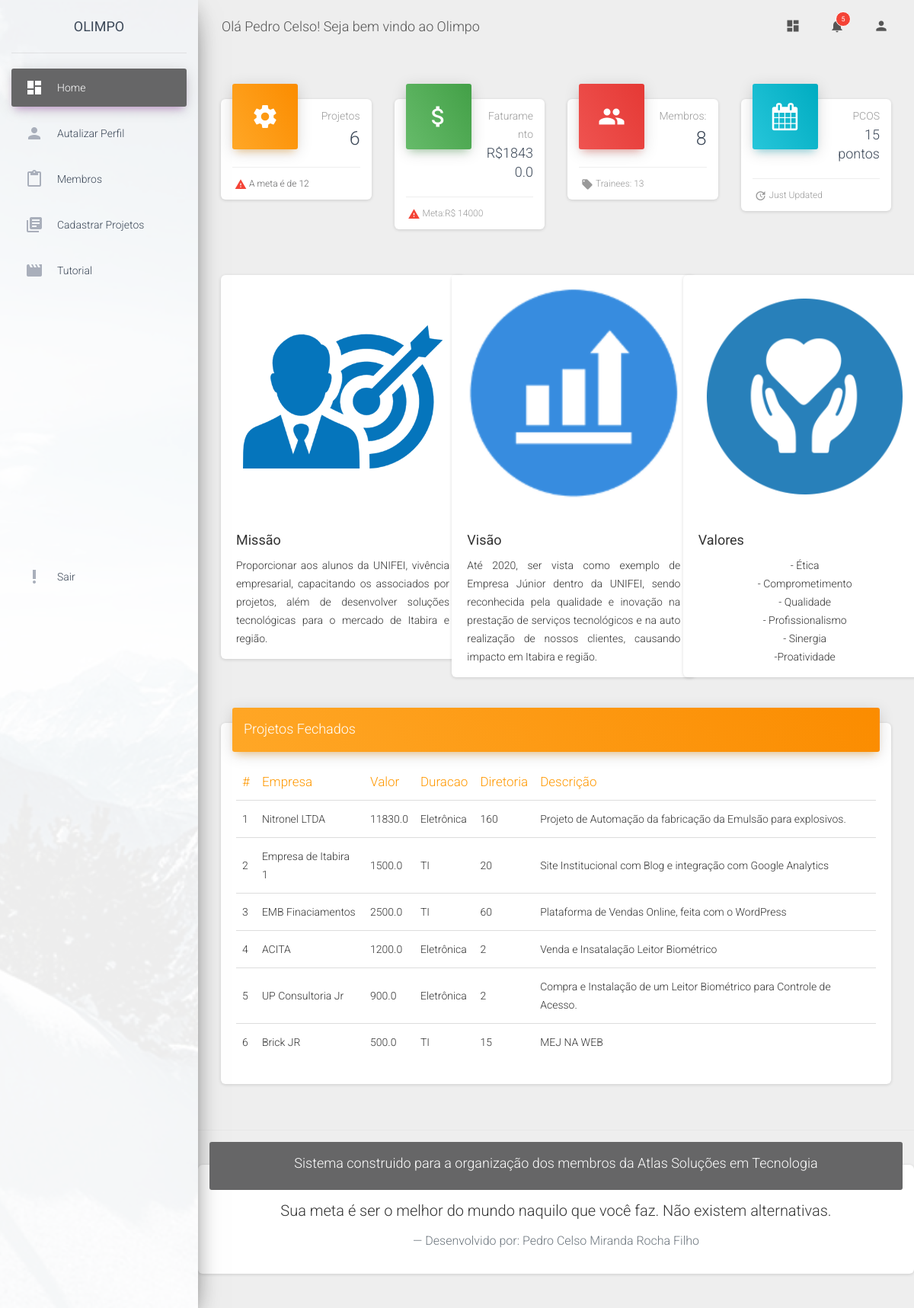
Page /home (signed in) on the committed database.
### app/models/tables.py (models this page shows, shortened)
class User(db.Model):
    __tablename__ = "users"
    id = db.Column(db.Integer, primary_key=True)
    username = db.Column(db.String, unique=True)
    password = db.Column(db.String, unique=True)
    name = db.Column(db.String, nullable=False)
    email = db.Column(db.String)
    cpf = db.Column(db.String)
    diretoria=db.Column(db.String)
    email_p = db.Column(db.String)
    cidade = db.Column(db.String)
    pais = db.Column(db.String)
    endereco = db.Column(db.String)
    sobrenome = db.Column(db.String)
    sobre_mim = db.Column(db.Text)
    data_aniver = db.Column(db.String)
    image = db.Column(db.String)
    cep = db.Column(db.String)
    cargo = db.Column(db.String)
    @property
    def is_authenticated(self):
        return True

class Projetos(db.Model):
    __tablename__ = "projetos"
    id = db.Column(db.Integer, primary_key=True)
    diretoria = db.Column(db.String)
    content = db.Column(db.Text)
    empresa = db.Column(db.String)
    valor = db.Column(db.Float)
    user_id = db.Column(db.Integer, db.ForeignKey('users.id'))
    user = db.relationship('User', foreign_keys=user_id)
    duracao = db.Column(db.String)

### app/controllers/defaut.py (the view)
@app.route("/home/<info>")
@app.route("/home", defaults={"info":None})
@login_required
def home(info):
    projt = Projetos.query.filter_by().all()
    soma =0
    cont1 =0
    for projt1 in projt:
        soma = projt1.valor + soma
        cont1 = cont1 +1
    membros = User.query.filter_by().all()
    cont = 0
    for x in membros:
        cont = cont +1
    return render_template("dashboard.html", projt=projt, soma = soma,cont=cont,cont1=cont1, nome = session["kkk"])

### app/controllers/defaut.py (called while the page is built)
@lm.user_loader
def load_user(id):
    return User.query.filter_by(id=id).first()

### app/templates/dashboard.html
{% extends 'base.html' %}
{%block content%}
      <div class="content">
        <div class="container-fluid">
          <div class="row">
            <div class="col-lg-3 col-md-6 col-sm-6">
              <div class="card card-stats">
                <div class="card-header card-header-warning card-header-icon">
                  <div class="card-icon">
                    <i class="material-icons">settings</i>
                  </div>
                  <p class="card-category">Projetos</p>
                  <h3 class="card-title ">{{cont1}}</h3>
                </div>
                <div class="card-footer">
                  <div class="stats">
                    <i class="material-icons text-danger">warning</i>
                    <a href="#home">A meta é de 12</a>
                  </div>
                </div>
              </div>
            </div>
            <div class="col-lg-3 col-md-6 col-sm-6">
              <div class="card card-stats">
                <div class="card-header card-header-success card-header-icon">
                  <div class="card-icon">
                    <i class="material-icons">attach_money</i>
                  </div>
                  <p class="card-category">Faturamento</p>
                  <h4 class="card-title">R${{soma}}</h4>
                </div>
                <div class="card-footer">
                  <div class="stats">
                    <i class="material-icons text-danger">warning</i> Meta:R$ 14000
                  </div>
                </div>
              </div>
            </div>
            <div class="col-lg-3 col-md-6 col-sm-6">
              <div class="card card-stats">
                <div class="card-header card-header-danger card-header-icon">
                  <div class="card-icon">
                    <i class="material-icons">group</i>
                  </div>
                  <p class="card-category">Membros:</p>
                  <h3 class="card-title">{{cont}}</h3>
                </div>
                <div class="card-footer">
                  <div class="stats">
                    <i class="material-icons">local_offer</i> Trainees: 13
                  </div>
                </div>
              </div>
            </div>
            <div class="col-lg-3 col-md-6 col-sm-6">
              <div class="card card-stats">
                <div class="card-header card-header-info card-header-icon">
                  <div class="card-icon">
                    <i class="fa fa-calendar"></i>
                  </div>
                  <p class="card-category">PCOS</p>
                  <h4 class="card-title">15 pontos <br></h4>
                </div>
                <div class="card-footer">
                  <div class="stats">
                    <i class="material-icons">update</i> Just Updated
                  </div>
                </div>
              </div>
            </div>
          </div>
          <div class="row">
            <div class="col-md-4">
                <div class="card" style="width: 20rem;">
                    <img class="card-img-top" src="{{url_for('static',filename='assets/img/missao.png')}}" alt="Card image cap">
                    <div class="card-body">
                        <h4><b>Missão</b></h4>
                      <p class="card-text" style="text-align: justify">Proporcionar aos alunos da UNIFEI, vivência empresarial, capacitando os associados por projetos, além de desenvolver soluções tecnológicas para o mercado de Itabira e região.</p>
                    </div>
                  </div>
            </div>
            <div class="col-md-4">
                <div class="card" style="width: 20rem;">
                    <img class="card-img-top style" src="{{url_for('static',filename='assets/img/visao.png')}}" alt="Card image cap">
                    <div class="card-body">
                      <h4><b>Visão</b></h4>
                      <p class="card-text" style="text-align: justify">Até 2020, ser vista como exemplo de Empresa Júnior dentro da UNIFEI, sendo reconhecida pela qualidade e inovação na prestação de serviços tecnológicos e na auto realização de nossos clientes, causando impacto em Itabira e região. </p>
                    </div>
                  </div>
            </div>
            <div class="col-md-4">
                <div class="card" style="width: 20rem;">
                    <img class="card-img-top" src="{{url_for('static',filename='assets/img/valores.png')}}" alt="Card image cap">
                    <div class="card-body">
                      <h4><b>Valores</b></h4>
                      <p class="card-text" style="text-align: center">- Ética <br> - Comprometimento <br> - Qualidade <br> - Profissionalismo <br> - Sinergia <br> -Proatividade</p>
                    </div>
                  </div>
          </div>
          </div>
          <div class="row">
            <div class="col-lg-12 col-md-12">
              <div class="card" id="tabela">
                <div class="card-header card-header-warning">
                  <h4 class="card-title">Projetos Fechados</h4>
                </div>
                <div class="card-body table-responsive">
                  <table class="table table-hover">
                    <thead class="text-warning">
                      <th>#</th>
                      <th>Empresa</th>
                      <th>Valor</th>
                      <th>Duracao</th>
                      <th>Diretoria</th>
                      <th>Descrição</th>
                    </thead>
                    <tbody>
                      {% for projt1 in projt %}
                        <tr>
                          <td>{{projt1.id}}</td>
                          <td>{{projt1.empresa}}</td>
                          <td>{{projt1.valor}}</td>
                          <td>{{projt1.diretoria}}</td>
                          <td>{{projt1.duracao}}</td>
                          <td>{{projt1.content}}</td>
                        </tr>
                      {% endfor %}
                    </tbody>
                  </table>
                </div>
              </div>
            </div>
          </div>
        </div>
      </div>
{%endblock%}

### app/templates/base.html (shortened to what this page needs)
<!DOCTYPE html>
<html lang="en">
<head>
  <link rel="stylesheet" href="https://maxcdn.bootstrapcdn.com/font-awesome/latest/css/font-awesome.min.css">
  <link href="{{url_for('static',filename='assets/css/material-dashboard.css')}}" rel="stylesheet" />
  <link href="{{url_for('static',filename='assets/demo/demo.css')}}" rel="stylesheet" />
</head>
<body class="">
  <div class="wrapper ">
    <div class="sidebar" data-color="purple" data-background-color="white" data-image="../assets/img/sidebar-1.jpg">
      <div class="logo">
        <a href="#top" class="simple-text logo-normal">
          Olimpo
        </a>
      </div>
      <div class="sidebar-wrapper">
        <ul class="nav">
          <li class="nav-item active  ">
            <a class="nav-link" href="{{url_for('home')}}">
              <i class="material-icons">dashboard</i>
              <p>Home</p>
            </a>
          </li>
          <li class="nav-item ">
            <a class="nav-link" href="{{url_for('update_profile')}}">
              <i class="material-icons">person</i>
              <p>Autalizar Perfil</p>
            </a>
          </li>
          <li class="nav-item ">
            <a class="nav-link" href="{{url_for('membros')}}">
              <i class="material-icons">content_paste</i>
              <p>Membros</p>
            </a>
          </li>
          <li class="nav-item ">
            <a class="nav-link" href="{{url_for('update_profile')}}">
              <i class="material-icons">library_books</i>
              <p>Cadastrar Projetos</p>
            </a>
          </li>
          <li class="nav-item ">
            <a class="nav-link" href="{{url_for('tutorial')}}">
              <i class="material-icons">movie</i>
              <p>Tutorial</p>
            </a>
          </li>
          <li class="nav-item active-pro ">
              {% if current_user.is_authenticated %}
            <a class="nav-link" href="{{url_for('logout')}}">
              <i class="material-icons">priority_high</i>
               <p>Sair</p>
              {%endif%}
            </a>
          </li>
        </ul>
      </div>
    </div>
    <div class="main-panel">
           <nav class="navbar navbar-expand-lg navbar-transparent navbar-absolute fixed-top ">
            <div class="container-fluid">
              <div class="navbar-wrapper">
                <a class="navbar-brand" href="#home">Olá {{nome}}! Seja bem vindo ao Olimpo</a>
              </div>
              <div class="collapse navbar-collapse justify-content-end">
                <ul class="navbar-nav">
                  <li class="nav-item">
                    <a class="nav-link" href="#home">
                      <i class="material-icons">dashboard</i>
                    </a>
                  </li>
                  <li class="nav-item dropdown">
                    <a class="nav-link" href="http://example.com" id="navbarDropdownMenuLink" data-toggle="dropdown" aria-haspopup="true" aria-expanded="false">
                      <i class="material-icons">notifications</i>
                      <span class="notification">5</span>
                    </a>
                  </li>
                  <li class="nav-item dropdown">
                    <a class="nav-link" href="#home" id="navbarDropdownProfile" data-toggle="dropdown" aria-haspopup="true" aria-expanded="false">
                      <i class="material-icons">person</i>
                    </a>
                  </li>
                </ul>
              </div>
            </div>
          </nav>
{%block content%}
{%endblock%}
    <footer class="footer">
        <div class="card card-nav-tabs">
            <div class="card-header card-header-gray">
              <h4> Sistema construido para a organização dos membros da Atlas Soluções em Tecnologia</h4>
            </div>
            <div class="card-body">
              <blockquote class="blockquote mb-0">
                <p>Sua meta é ser o melhor do mundo naquilo que você faz. Não existem alternativas.</p>
                <p class="blockquote-footer" href="https://www.facebook.com/pedrocelsom">Desenvolvido por: Pedro Celso Miranda Rocha Filho</p>
              </blockquote>
            </div>
          </div>
    </footer>
  </div>
</div>
</body>
</html>

### rows in the picture
User: name "Pedro Celso"
Projetos: id "1", empresa "Nitronel LTDA", valor "11830.0", diretoria "Eletrônica", duracao "160", content "Projeto de Automação da fabricação da Emulsão para explosivos."
Projetos: id "2", empresa "Empresa de Itabira 1", valor "1500.0", diretoria "TI", duracao "20", content "Site Institucional com Blog e integração com Google Analytics"
Projetos: id "3", empresa "EMB Finaciamentos", valor "2500.0", diretoria "TI", duracao "60", content "Plataforma de Vendas Online, feita com o WordPress"
Projetos: id "4", empresa "ACITA", valor "1200.0", diretoria "Eletrônica", duracao "2", content "Venda e Insatalação Leitor Biométrico"
Projetos: id "5", empresa "UP Consultoria Jr", valor "900.0", diretoria "Eletrônica", duracao "2", content "Compra e Instalação de um Leitor Biométrico para Controle de Acesso."
Projetos: id "6", empresa "Brick JR", valor "500.0", diretoria "TI", duracao "15", content "MEJ NA WEB"

### other values in the picture
{{ cont1 }} "6"
{{ soma }} "18430.0"
{{ cont }} "8"
